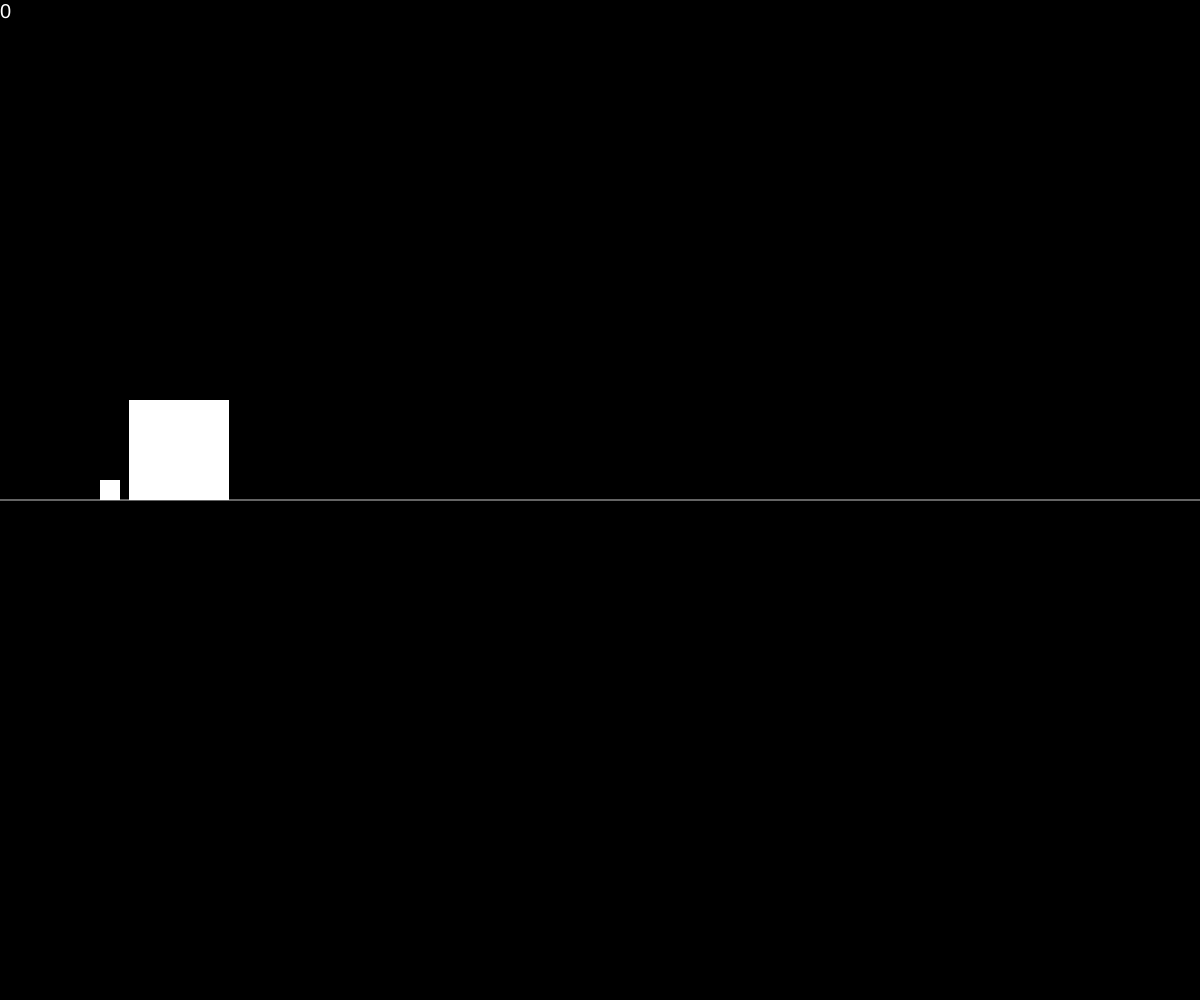
Frame 1 (no input)
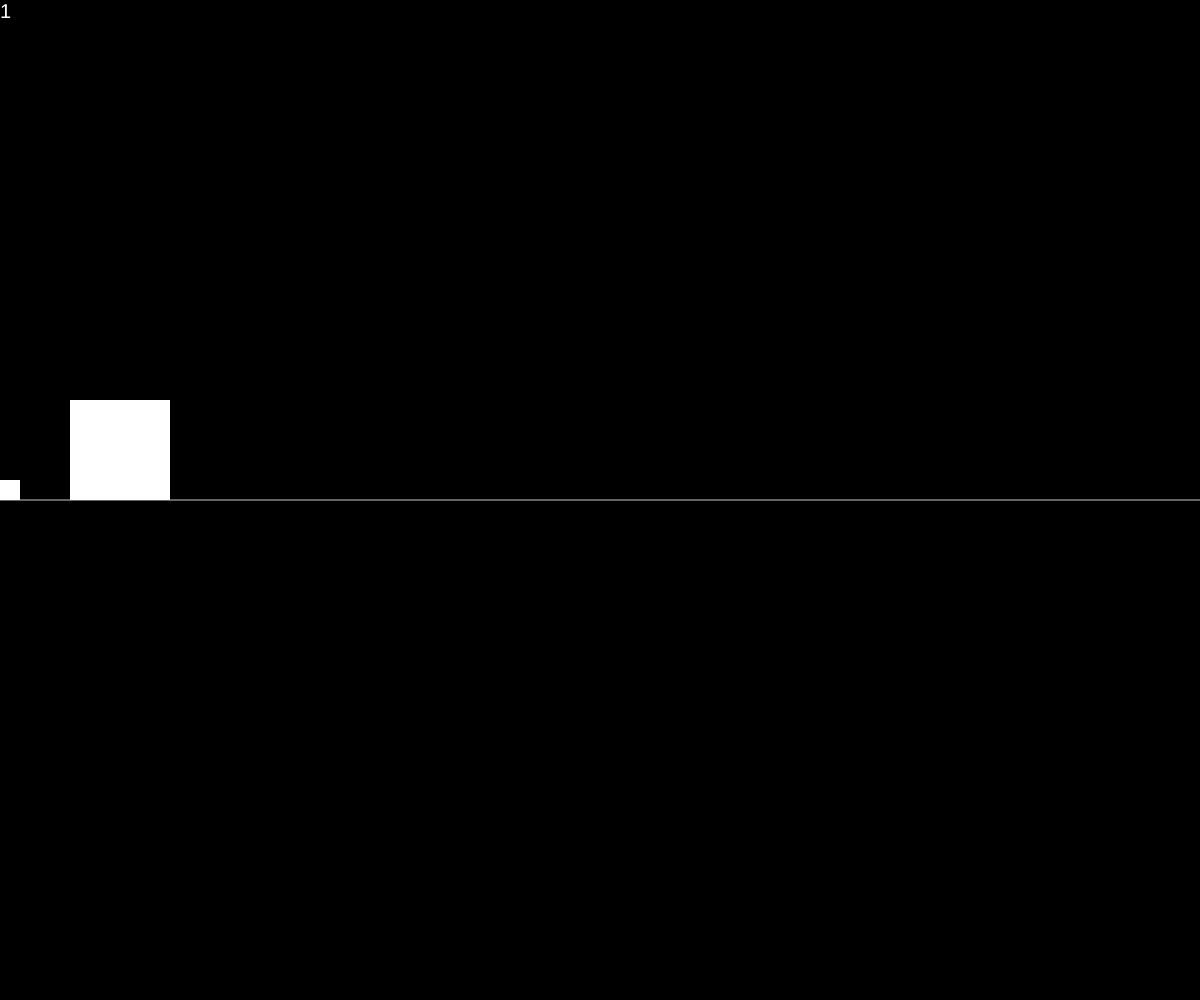
Frame 60 (no input)
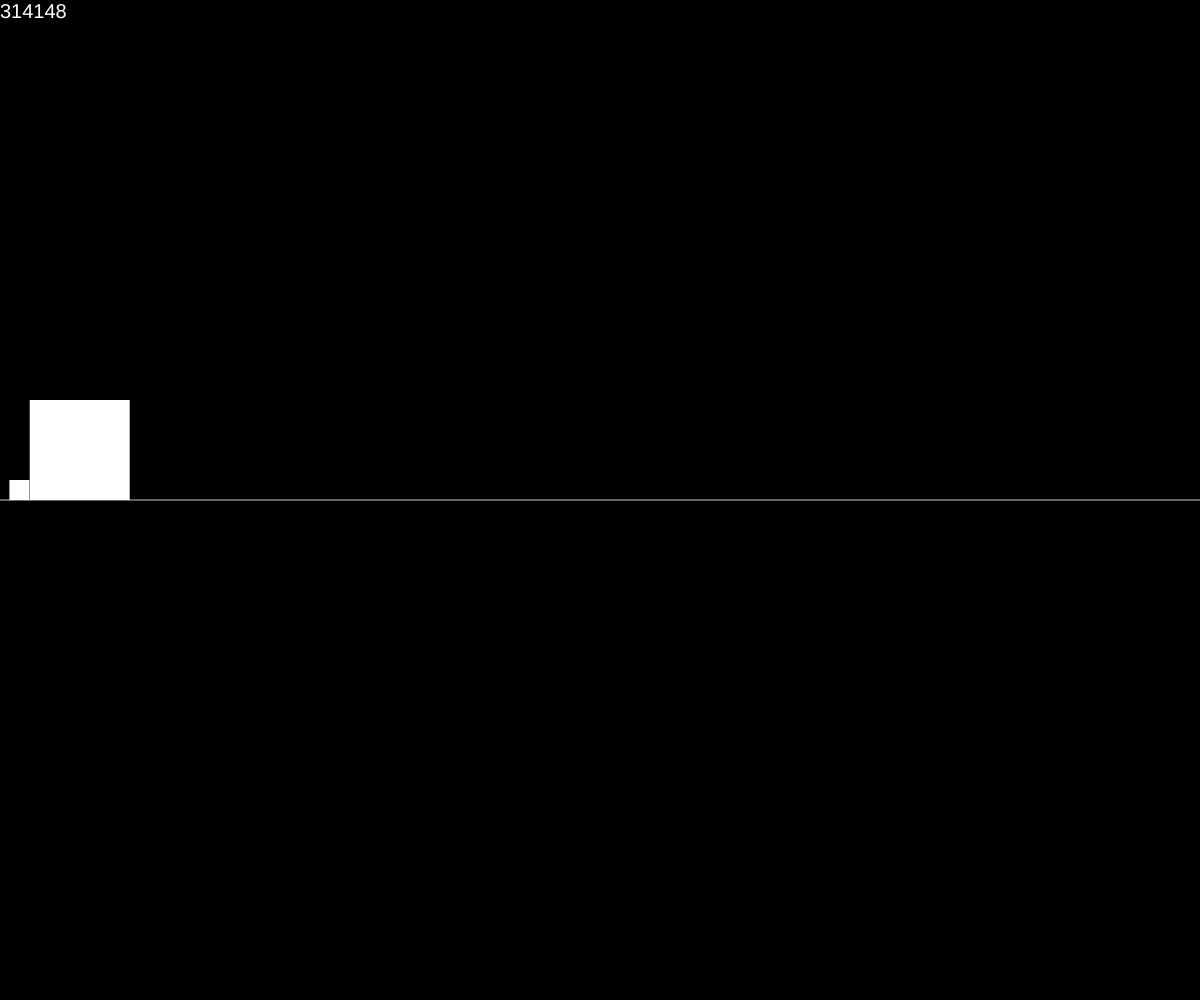
Frame 120 (the mouse pressed at the canvas centre since frame 60)

The p5.js sketch that drew these frames (run headless with seeded random() and noise() and a simulated clock; from frame 60 on, the mouse is pressed at the canvas centre):

// p5.js sketch
// ── sketch.js
let blockLeft,
  blockRight,
  counter = 0;
const steps = 1000000,
  digits = 5;

function setup() {
  createCanvas(windowWidth, windowHeight);

  blockLeft = new blockObject(createVector(100, height / 2), 0 / steps, 1, 20);

  blockRight = new blockObject(createVector(blockLeft.pos.x + blockLeft.size + 10, height / 2), -1 / steps, pow(100, digits) * blockLeft.mass, 100);
}

function draw() {
  background(0);

  stroke(255, 100);
  strokeWeight(2);
  line(0, height / 2, width, height / 2);

  for (let i = 0; i < steps; i++) {
    if (blockLeft.collider()) {
      counter += 1;
      const leftNewV = (((blockLeft.mass - blockRight.mass) / (blockLeft.mass + blockRight.mass)) * blockLeft.vel) + ((2 * blockRight.mass) / (blockLeft.mass + blockRight.mass) * blockRight.vel),
        rightNewV = ((2 * blockLeft.mass) / (blockLeft.mass + blockRight.mass)) * blockLeft.vel + ((blockRight.mass - blockLeft.mass) / (blockLeft.mass + blockRight.mass)) * blockRight.vel;

      blockLeft.vel = leftNewV;
      blockRight.vel = rightNewV;
    }
    if (blockLeft.pos.x < 0) {
      counter += 1;
      blockLeft.vel *= -1;
    }
    blockLeft.update();
    blockRight.update();
  }

  noStroke();
  fill(255);
  textSize(20);
  text(counter, 0, textAscent());
  blockLeft.show();
  blockRight.show();
}

class blockObject {
  constructor(pos, vel, mass, size) {
    const sizeLimit = 80;
    this.pos = pos;
    this.vel = vel;
    this.mass = mass;
    this.size = size;
  }
  update() {
    this.pos.x += this.vel;
  }
  collider() {
    return blockRight.pos.x <= blockLeft.pos.x + blockLeft.size;
  }
  show() {
    noStroke();
    fill(255);
    rect(this.pos.x, this.pos.y - this.size, this.size);
  }
}
